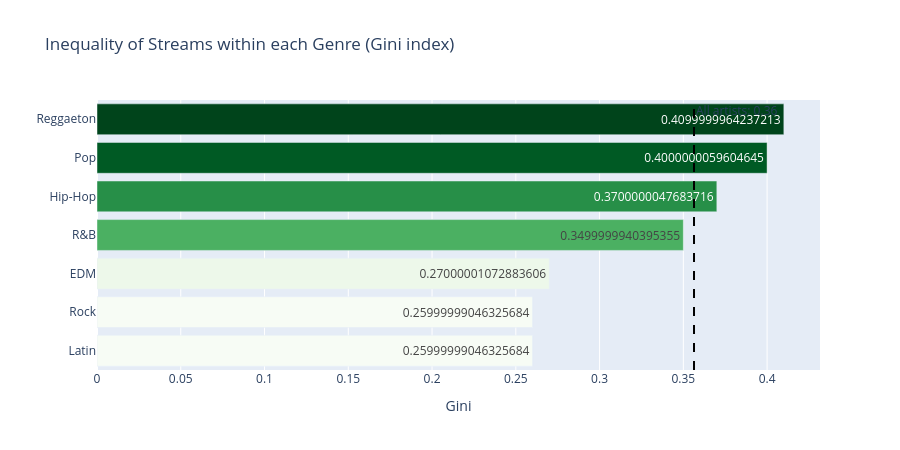

Notebook code cell kept with this figure:
### Code cell
fig = px.bar(gini_genre_df, x='Gini', y='Genre', orientation='h', text='Gini',
             color='Gini', color_continuous_scale='Greens', hover_data=['Artists'],
             title='Inequality of Streams within each Genre (Gini index)')
fig.update_layout(yaxis=dict(autorange='reversed'), yaxis_title='',
                  coloraxis_showscale=False, height=450)
fig.add_vline(x=gini_total, line_dash='dash', line_color='black',
              annotation_text=f'All artists: {gini_total:.2f}')
fig.show()

### Figure 1 — Plotly figure (JSON) as saved in the notebook; plotly's stock layout.template omitted (floating-point values rounded to 4 significant figures)
{"data": [{"customdata": [[43], [102], [115], [31], [22], [60], [30]], "hovertemplate": "Gini=%{marker.color}<br>Genre=%{y}<br>Artists=%{customdata[0]}<extra></extra>", "legendgroup": "", "marker": {"color": [0.41, 0.4, 0.37, 0.35, 0.27, 0.26, 0.26], "coloraxis": "coloraxis", "pattern": {"shape": ""}}, "name": "", "orientation": "h", "showlegend": false, "text": [0.41, 0.4, 0.37, 0.35, 0.27, 0.26, 0.26], "textposition": "auto", "type": "bar", "x": [0.41, 0.4, 0.37, 0.35, 0.27, 0.26, 0.26], "xaxis": "x", "y": ["Reggaeton", "Pop", "Hip-Hop", "R&B", "EDM", "Rock", "Latin"], "yaxis": "y"}], "layout": {"annotations": [{"showarrow": false, "text": "All artists: 0.36", "x": 0.3564, "xanchor": "left", "xref": "x", "y": 1, "yanchor": "top", "yref": "y domain"}], "barmode": "relative", "coloraxis": {"autocolorscale": false, "colorbar": {"title": {"text": "Gini"}}, "colorscale": [[0, "rgb(247,252,245)"], [0.125, "rgb(229,245,224)"], [0.25, "rgb(199,233,192)"], [0.375, "rgb(161,217,155)"], [0.5, "rgb(116,196,118)"], [0.625, "rgb(65,171,93)"], [0.75, "rgb(35,139,69)"], [0.875, "rgb(0,109,44)"], [1, "rgb(0,68,27)"]], "showscale": false}, "height": 450, "legend": {"tracegroupgap": 0}, "shapes": [{"line": {"color": "black", "dash": "dash"}, "type": "line", "x0": 0.3564, "x1": 0.3564, "xref": "x", "y0": 0, "y1": 1, "yref": "y domain"}], "title": {"text": "Inequality of Streams within each Genre (Gini index)"}, "xaxis": {"anchor": "y", "domain": [0, 1], "title": {"text": "Gini"}}, "yaxis": {"anchor": "x", "autorange": "reversed", "domain": [0, 1], "title": {"text": ""}}}}
